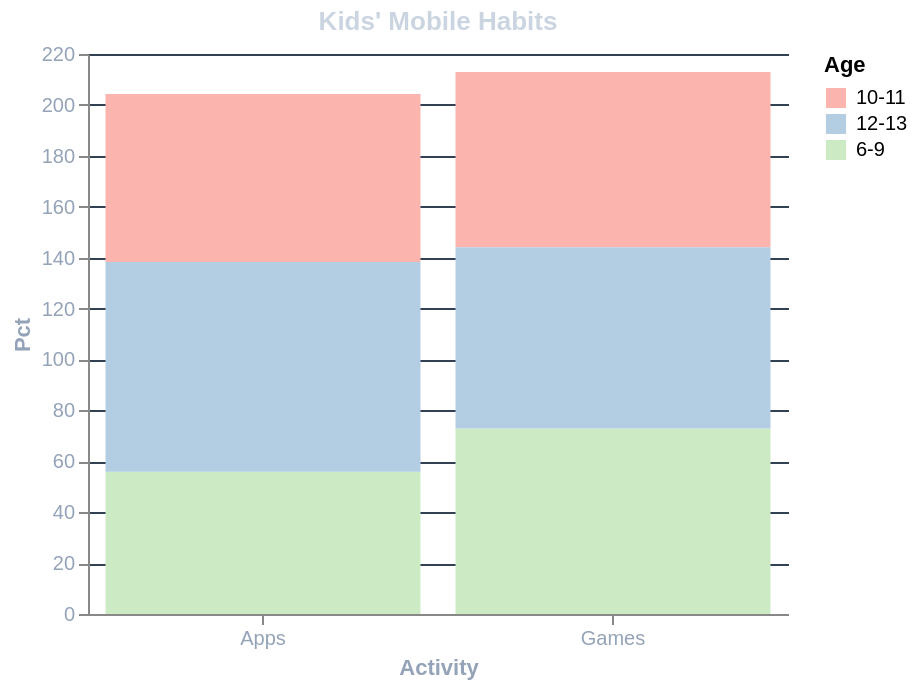

Specify this chart in Vega-Lite:
### Vega-Lite specification from a JSON file in a GitHub repository (floating-point values rounded to 4 significant figures)
{"$schema": "https://vega.github.io/schema/vega-lite/v5.json", "title": {"text": "Kids' Mobile Habits", "color": "#cbd5e1"}, "width": 350, "height": 280, "background": "transparent", "data": {"values": [{"Age": "6-9", "Activity": "Games", "Pct": 72.9}, {"Age": "10-11", "Activity": "Games", "Pct": 68.8}, {"Age": "12-13", "Activity": "Games", "Pct": 71.2}, {"Age": "6-9", "Activity": "Apps", "Pct": 55.9}, {"Age": "10-11", "Activity": "Apps", "Pct": 66.0}, {"Age": "12-13", "Activity": "Apps", "Pct": 82.4}]}, "mark": "bar", "encoding": {"x": {"field": "Activity", "type": "nominal", "axis": {"labelColor": "#94a3b8", "titleColor": "#94a3b8", "labelAngle": 0}}, "y": {"field": "Pct", "type": "quantitative", "axis": {"labelColor": "#94a3b8", "titleColor": "#94a3b8", "gridColor": "#334155"}}, "color": {"field": "Age", "type": "nominal", "scale": {"scheme": "pastel1"}}}, "config": {"view": {"stroke": "transparent"}}}
